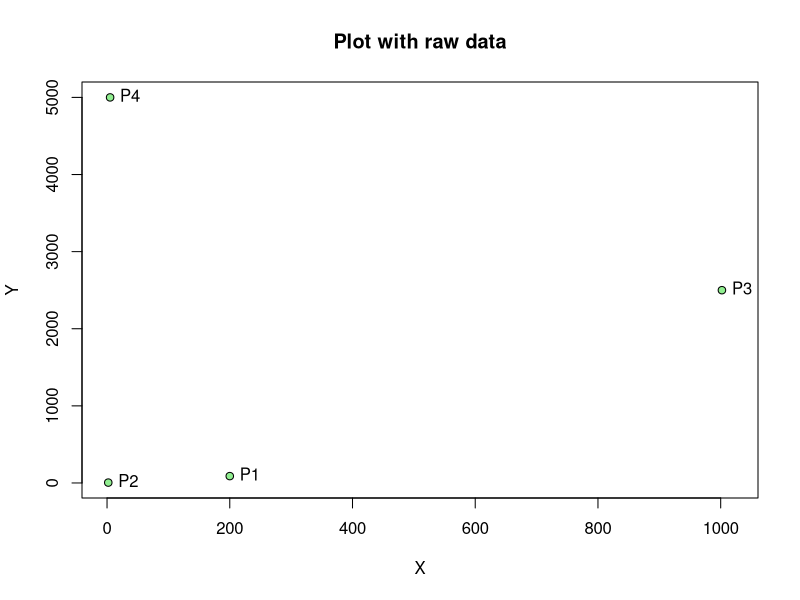
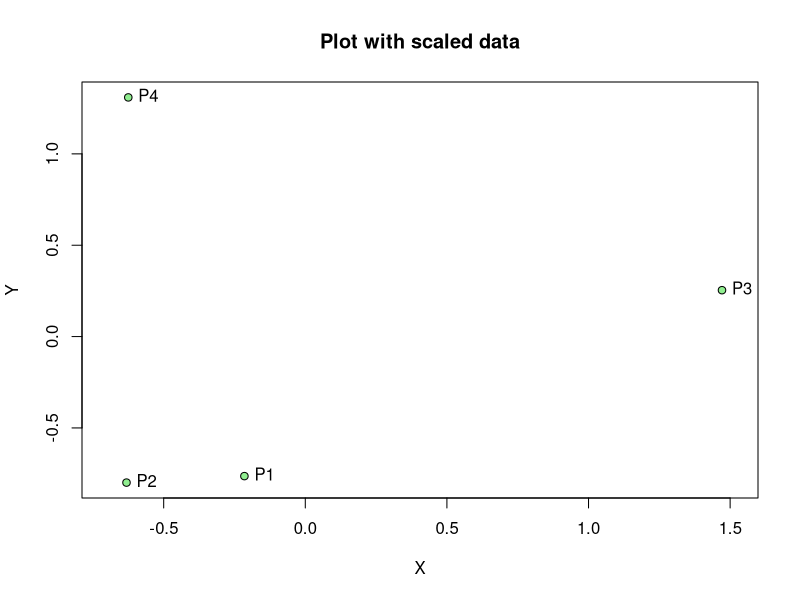

These figures' R source, in order:
## ---- chunk 1
rm(list=ls())
options(digits = 5)
X <- c(200, 2, 1002, 5)
Y <- c(89, 5, 2500, 5000)
df <- data.frame(X=X, Y=Y)
plot(df, bg="lightgreen", pch=21, xlim=c(0,1020), main="Plot with raw data")
text(X, Y, pos=4, labels=c("P1", "P2", "P3", "P4"))
## ---- chunk 2
d.euc <- dist(df, method="euclidean", diag=T)
d.euc
## ---- chunk 3
d.man <- dist(df, method="manhattan", diag=T)
d.man
## ---- chunk 4
d.sup <- dist(df, method="maximum", diag=T)
d.sup
## ---- chunk 5
X.scale <- scale(df$X)
Y.scale <- scale(df$Y)
df.scale <- data.frame(X=X.scale, Y=Y.scale)
plot(df.scale, bg="lightgreen", pch=21, main="Plot with scaled data", xlim=c(-0.7, 1.51))
text(X.scale, Y.scale, pos=4, labels=c("P1", "P2", "P3", "P4"))
## ---- chunk 6
d.man.scale <- dist(df.scale, method="manhattan", diag=T)
d.man.scale
d.man
